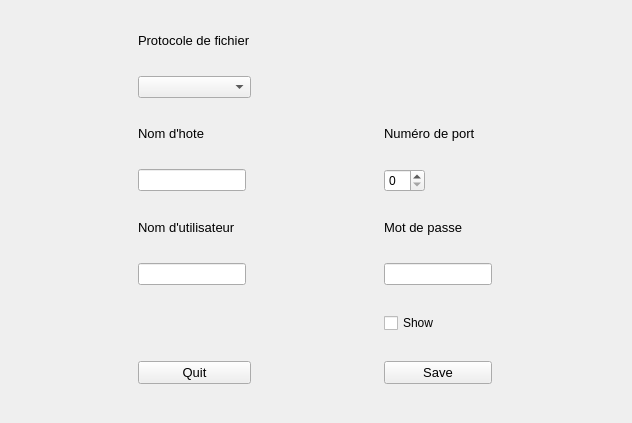
<?xml version="1.0" encoding="UTF-8"?>
<ui version="4.0">
 <class>Add_Device_Interface</class>
 <widget class="QFrame" name="Add_Device_Interface">
  <property name="geometry">
   <rect>
    <x>0</x>
    <y>0</y>
    <width>632</width>
    <height>423</height>
   </rect>
  </property>
  <property name="windowTitle">
   <string>Frame</string>
  </property>
  <layout class="QGridLayout" name="gridLayout">
   <item row="11" column="0">
    <widget class="QPushButton" name="quit_add_device_interface_button">
     <property name="font">
      <font>
       <pointsize>10</pointsize>
      </font>
     </property>
     <property name="text">
      <string>Quit</string>
     </property>
    </widget>
   </item>
   <item row="8" column="1">
    <widget class="QLabel" name="label_6">
     <property name="font">
      <font>
       <pointsize>10</pointsize>
      </font>
     </property>
     <property name="text">
      <string>Mot de passe</string>
     </property>
    </widget>
   </item>
   <item row="9" column="1">
    <widget class="QLineEdit" name="password">
     <property name="sizePolicy">
      <sizepolicy hsizetype="Fixed" vsizetype="Fixed">
       <horstretch>0</horstretch>
       <verstretch>0</verstretch>
      </sizepolicy>
     </property>
     <property name="echoMode">
      <enum>QLineEdit::Password</enum>
     </property>
     <property name="placeholderText">
      <string/>
     </property>
    </widget>
   </item>
   <item row="5" column="0">
    <widget class="QLineEdit" name="Device_Name">
     <property name="sizePolicy">
      <sizepolicy hsizetype="Fixed" vsizetype="Fixed">
       <horstretch>0</horstretch>
       <verstretch>0</verstretch>
      </sizepolicy>
     </property>
    </widget>
   </item>
   <item row="11" column="1">
    <widget class="QPushButton" name="save_device_button">
     <property name="font">
      <font>
       <pointsize>10</pointsize>
      </font>
     </property>
     <property name="text">
      <string>Save</string>
     </property>
    </widget>
   </item>
   <item row="9" column="0">
    <widget class="QLineEdit" name="username">
     <property name="sizePolicy">
      <sizepolicy hsizetype="Fixed" vsizetype="Fixed">
       <horstretch>0</horstretch>
       <verstretch>0</verstretch>
      </sizepolicy>
     </property>
    </widget>
   </item>
   <item row="5" column="1">
    <widget class="QSpinBox" name="Device_port_number">
     <property name="sizePolicy">
      <sizepolicy hsizetype="Fixed" vsizetype="Fixed">
       <horstretch>0</horstretch>
       <verstretch>0</verstretch>
      </sizepolicy>
     </property>
    </widget>
   </item>
   <item row="8" column="0">
    <widget class="QLabel" name="label_5">
     <property name="sizePolicy">
      <sizepolicy hsizetype="Fixed" vsizetype="Fixed">
       <horstretch>0</horstretch>
       <verstretch>0</verstretch>
      </sizepolicy>
     </property>
     <property name="font">
      <font>
       <pointsize>10</pointsize>
      </font>
     </property>
     <property name="text">
      <string>Nom d'utilisateur</string>
     </property>
    </widget>
   </item>
   <item row="2" column="0">
    <widget class="QComboBox" name="Device_Protocol"/>
   </item>
   <item row="4" column="1">
    <widget class="QLabel" name="label_4">
     <property name="sizePolicy">
      <sizepolicy hsizetype="Fixed" vsizetype="Fixed">
       <horstretch>0</horstretch>
       <verstretch>0</verstretch>
      </sizepolicy>
     </property>
     <property name="font">
      <font>
       <pointsize>10</pointsize>
      </font>
     </property>
     <property name="text">
      <string>Numéro de port</string>
     </property>
    </widget>
   </item>
   <item row="4" column="0">
    <widget class="QLabel" name="label_3">
     <property name="font">
      <font>
       <pointsize>10</pointsize>
      </font>
     </property>
     <property name="text">
      <string>Nom d'hote</string>
     </property>
    </widget>
   </item>
   <item row="1" column="0">
    <widget class="QLabel" name="label">
     <property name="sizePolicy">
      <sizepolicy hsizetype="Fixed" vsizetype="Fixed">
       <horstretch>0</horstretch>
       <verstretch>0</verstretch>
      </sizepolicy>
     </property>
     <property name="font">
      <font>
       <pointsize>10</pointsize>
      </font>
     </property>
     <property name="text">
      <string>Protocole de fichier</string>
     </property>
    </widget>
   </item>
   <item row="10" column="1">
    <widget class="QCheckBox" name="show_hide_password">
     <property name="text">
      <string>Show</string>
     </property>
    </widget>
   </item>
  </layout>
 </widget>
 <resources/>
 <connections/>
</ui>
